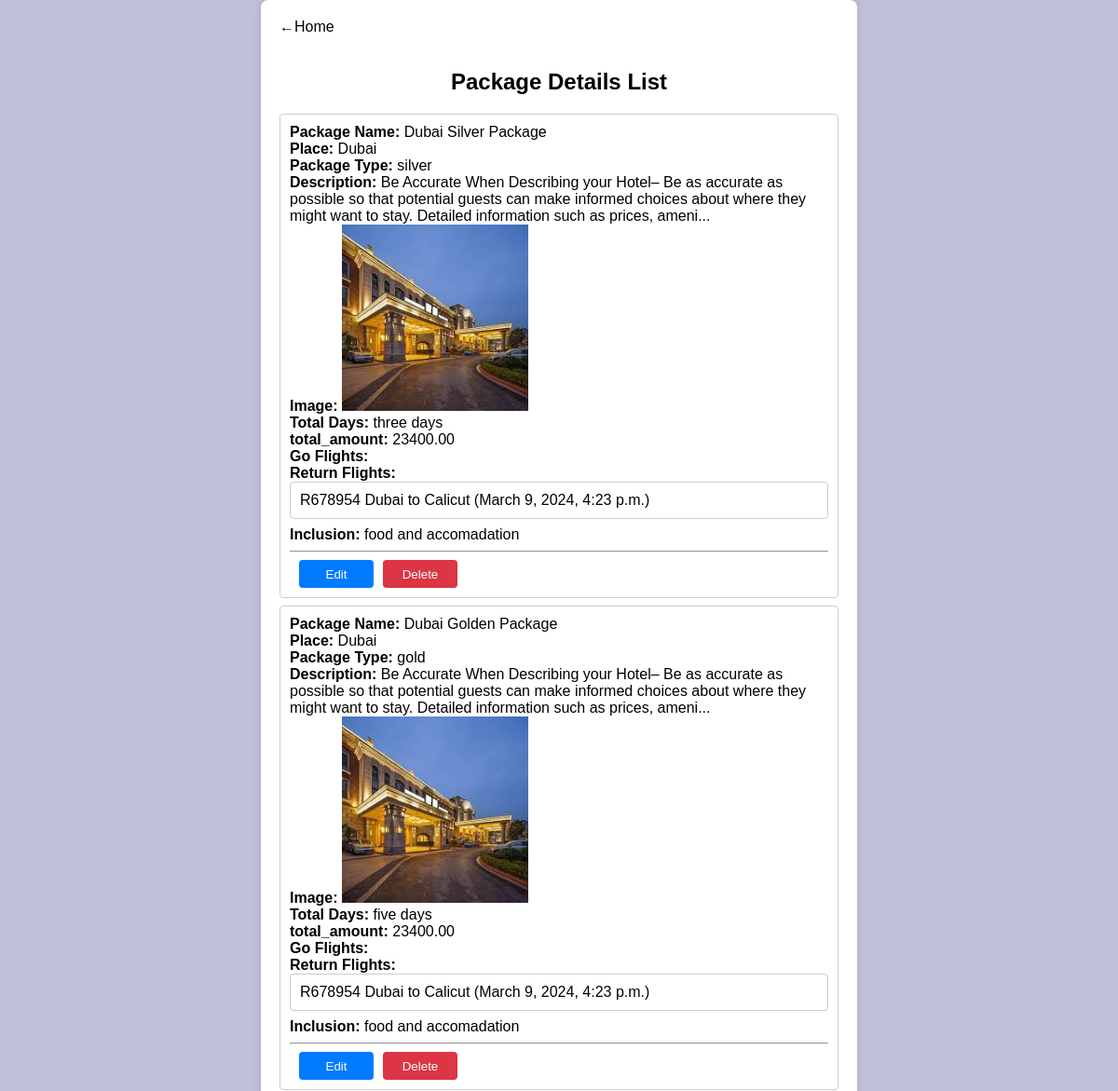
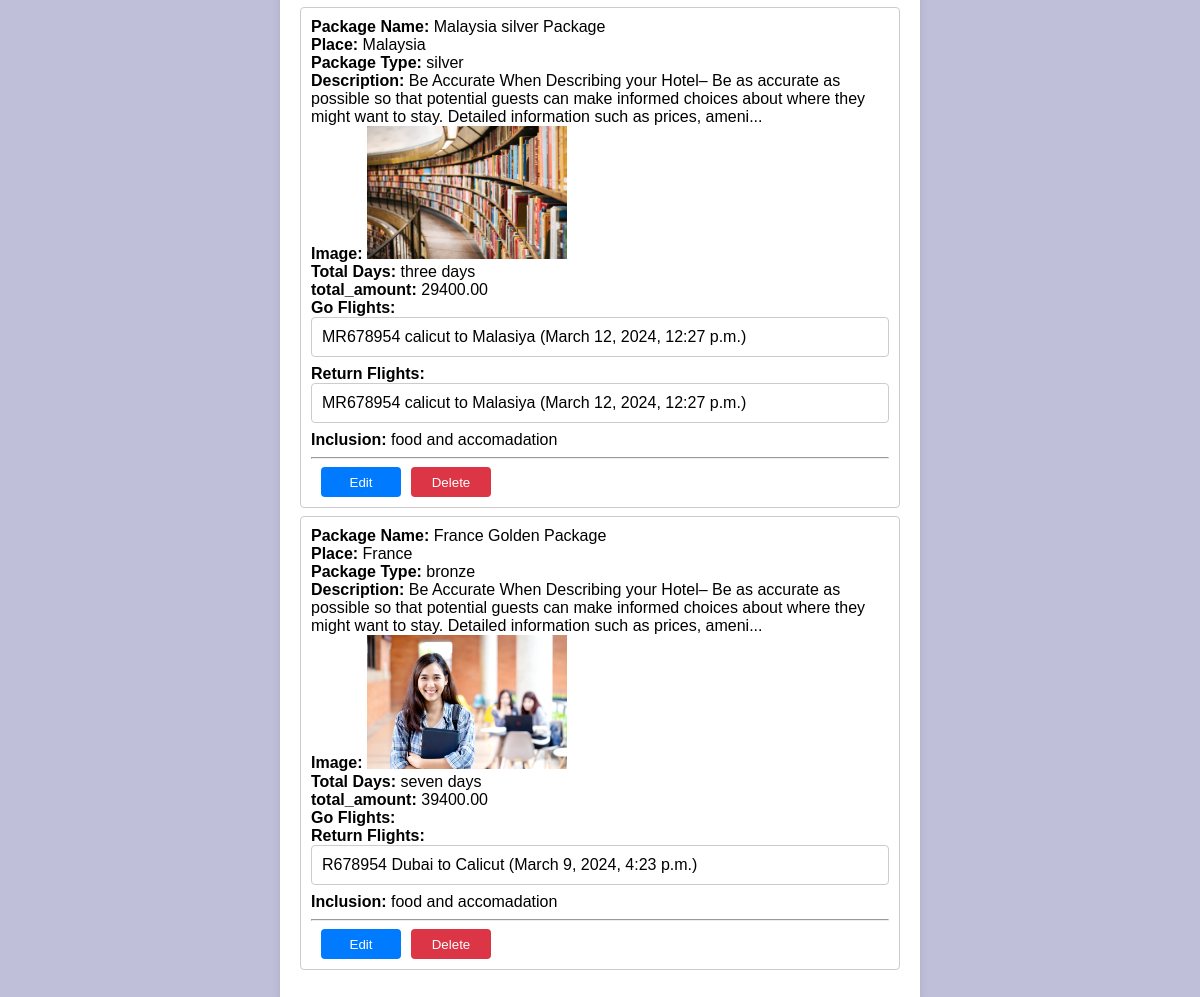
The app's page /manage_Packagedetails/ with its own data (2 pictures, top to bottom).
### Toursapp/models.py (models this page shows, shortened)
class Package_detail(models.Model):
    PACKAGE_CHOICES = [
        ('silver ', 'Silver '),
        ('gold ', 'Gold '),
        ('bronze ', 'Bronze'),
    ]
    DAY_CHOICES = [
        ('three days ', 'Three Days '),
        ('five days ', 'Five Days '),
        ('seven days ', 'Seven Days'),
        ]
    id=models.AutoField(primary_key=True)
    package_name=models.CharField(max_length=250)
    place= models.ForeignKey(Package_place,on_delete=models.CASCADE)
    package_type=models.CharField(max_length=250, choices=PACKAGE_CHOICES)
    description=models.TextField()
    image = models.ImageField(upload_to='images')
    total_days=models.CharField(max_length=250, choices=DAY_CHOICES)
    total_amount=models.DecimalField(max_digits=10,decimal_places=2)
    go_flights = models.ManyToManyField(Flight, related_name='go_flights')
    return_flights = models.ManyToManyField(Flight, related_name='return_flights')
    inclusion=models.CharField(max_length=250)

class Package_place(models.Model):
    id=models.AutoField(primary_key=True)
    place_name=models.CharField(max_length=250)
    image=models.ImageField(upload_to='images')
    description=models.TextField()
    def __str__(self):
        return str(self.place_name)

class Flight(models.Model):
    flight_no=models.CharField(max_length=250)
    departure_city=models.CharField(max_length=250)
    arrival_city=models.CharField(max_length=250)
    departure_date=models.DateTimeField()
    arrival_date=models.DateTimeField()
    duration=models.DurationField()
    tickate_rate=models.DecimalField(max_digits=10,decimal_places=2)
    airline=models.CharField(max_length=250)

### Toursapp/views.py (the view)
# urls.py: path('manage_Packagedetails/', manage_Packagedetails, name='manage_packagedetails'),
def manage_Packagedetails(request):
    packages = Package_detail.objects.all()
    return render(request, 'packagedetailsmanage.html', {'packages': packages})

### templates/packagedetailsmanage.html (shortened to what this page needs)
<!DOCTYPE html>
<html lang="en">
<head>
</head>
<body>
<form method="post" action="{% url 'manage_packagedetails' %}">
<div class="container">
            <a href="{% url 'admin_panel' %}" class="back-link">&#8592;Home</a>
    <h2>Package Details List</h2>
    <ul>
        {% for package_details in packages %}
            <li>
                <strong>Package Name:</strong> {{ package_details.package_name }}<br>
                <strong>Place:</strong> {{ package_details.place }}<br>
                <strong>Package Type:</strong> {{ package_details.package_type }}<br>
                <strong>Description:</strong> {{ package_details.description }}<br>
                <strong>Image:</strong> <img src="{{ package_details.image.url }}" alt="{{ package_details.package_type }} image" width="200"><br>
                <strong>Total Days:</strong> {{ package_details.total_days }}<br>
                <strong>total_amount:</strong> {{ package_details.total_amount }}<br>
                <strong>Go Flights:</strong>
                <ul>
                    {% for go_flight in package_details.go_flights.all %}
                        <li>{{ go_flight.flight_no }} {{ go_flight.departure_city }} to {{ go_flight.arrival_city }} ({{ go_flight.departure_date }})</li>
                    {% endfor %}
                </ul>
                <strong>Return Flights:</strong>
                <ul>
                    {% for return_flight in package_details.return_flights.all %}
                        <li>{{ return_flight.flight_no }} {{ return_flight.departure_city }} to {{ return_flight.arrival_city }} ({{ return_flight.departure_date }})</li>
                    {% endfor %}
                </ul>
                <strong>Inclusion:</strong> {{ package_details.inclusion }}<br>
                <hr>
                <div class="buttons-container">
                    <button class="edit-button"><a href="{% url 'edit_Packagedetails' id=package_details.id %}">Edit</a></button>
                    <button class="delete-button"><a href="{% url 'delete_Packagedetails' id=package_details.id %}">Delete</a></button>
                </div>
            </li>
        {% endfor %}
    </ul>
</div>
</form>
</body>
</html>

### templates/packagedetailsmanage.html (style rules this page uses)
body { font-family: 'Arial', sans-serif; background-color: #bfbfd9; background-image: url(https://th.bing.com/th/id/OIP.nG2Y-Gt1gjE9nB0e54qO9gHaEI?w=283&h=180&c=7&r=0&o=5&pid=1.7); margin: 0; padding: 0; display: flex; justify-content: center; align-items: center; }
.container { background-color: #ffffff; padding: 20px; border-radius: 8px; box-shadow: 0 0 10px rgba(0, 0, 0, 0.1); width: 600px; }
h2 { text-align: center; }
ul { list-style-type: none; padding: 0; }
li { border: 1px solid #ccc; border-radius: 4px; margin-bottom: 8px; padding: 10px; background-color: #fff; }
.buttons-container { display: flex; align-items:center; }
.edit-button, .delete-button { background-color: #007bff; color: #fff; border: none; padding: 8px 16px; width: 80px; height: 30px; border-radius: 4px; cursor: pointer; margin-left: 10px; }
.delete-button { background-color: #dc3545; }
a { text-decoration:none; color:white; }
.back-link { text-decoration: none; color:black; margin-bottom: 16px; display: inline-block; }

### records on screen
Package_detail: package_name "Dubai Silver Package", place "Dubai", package_type "silver", description "Be Accurate When Describing your Hotel– Be as accurate as possible so that potential guests can make informed choices about where they might want to stay. Detailed information such as prices, ameni...", image (picture), total_days "three days", total_amount "23400.00", inclusion "food and accomadation"
Flight: flight_no "R678954", departure_city "Dubai", arrival_city "Calicut", departure_date "March 9, 2024, 4:23 p.m."
Package_detail: package_name "Dubai Golden Package", place "Dubai", package_type "gold", description "Be Accurate When Describing your Hotel– Be as accurate as possible so that potential guests can make informed choices about where they might want to stay. Detailed information such as prices, ameni...", image (picture), total_days "five days", total_amount "23400.00", inclusion "food and accomadation"
Package_detail: package_name "Malaysia silver Package", place "Malaysia", package_type "silver", description "Be Accurate When Describing your Hotel– Be as accurate as possible so that potential guests can make informed choices about where they might want to stay. Detailed information such as prices, ameni...", image (picture), total_days "three days", total_amount "29400.00", inclusion "food and accomadation"
Flight: flight_no "MR678954", departure_city "calicut", arrival_city "Malasiya", departure_date "March 12, 2024, 12:27 p.m."
Package_detail: package_name "France Golden Package", place "France", package_type "bronze", description "Be Accurate When Describing your Hotel– Be as accurate as possible so that potential guests can make informed choices about where they might want to stay. Detailed information such as prices, ameni...", image (picture), total_days "seven days", total_amount "39400.00", inclusion "food and accomadation"
